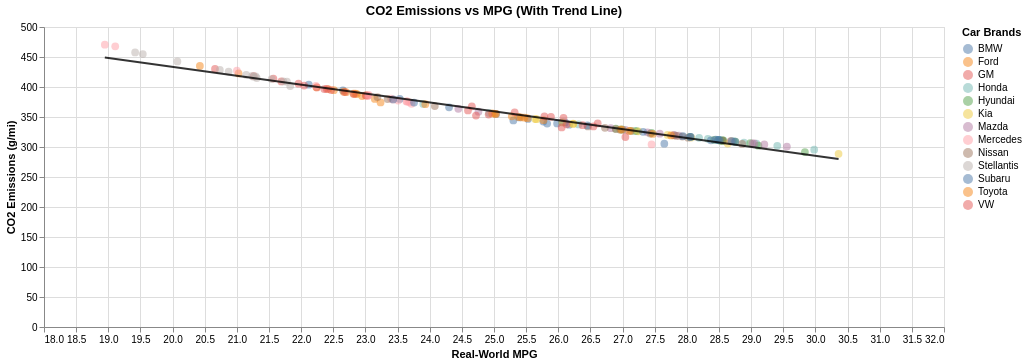

The notebook cell saved with this chart:
### Markdown cell above
#### Step 5: Adding Zoom and Finalizing the Chart  

🔹 Users can zoom in and out dynamically to focus on specific regions of the chart.  
🔹 The final chart integrates dropdown selection, tooltips, a trend line, and zooming for full interactivity.

### Code cell
zoom_selection = alt.selection_interval(bind='scales')

multi_layer_chart_interactive = (scatter + trend_line).properties(
    title="CO2 Emissions vs MPG (With Trend Line)",
    height=300,
    width=900
)

multi_layer_chart_interactive = multi_layer_chart_interactive.add_params(zoom_selection)

multi_layer_chart_interactive

### Figure 1 — Vega-Lite specification as saved in the notebook (floating-point values rounded to 4 significant figures; data arrays with more than 128 entries replaced by an {"elided": "..."} marker saying what was removed)
{"config": {"view": {"continuousWidth": 300, "continuousHeight": 300}}, "layer": [{"mark": {"type": "circle", "opacity": 0.5, "size": 60}, "encoding": {"color": {"field": "Manufacturer", "legend": {"title": "Car Brands"}, "title": "Car Brands", "type": "nominal"}, "tooltip": [{"field": "Manufacturer", "title": "Car Brand", "type": "nominal"}, {"field": "Real-World MPG", "format": ".3f", "title": "Real-World MPG", "type": "quantitative"}, {"field": "Real-World CO2 (g/mi)", "format": ".3f", "title": "CO2 Emissions (g/mi)", "type": "quantitative"}, {"field": "Weight (lbs)", "format": ".3f", "title": "Weight (lbs)", "type": "quantitative"}, {"field": "Horsepower (HP)", "format": ".3f", "title": "Horsepower (HP)", "type": "quantitative"}, {"field": "Footprint (sq. ft.)", "format": ".3f", "title": "Footprint (sq. ft.)", "type": "quantitative"}], "x": {"field": "Real-World MPG", "scale": {"domain": [18, 32]}, "title": "Real-World MPG", "type": "quantitative"}, "y": {"field": "Real-World CO2 (g/mi)", "title": "CO2 Emissions (g/mi)", "type": "quantitative"}}, "name": "view_1", "transform": [{"filter": "if((Manufacturer === 'All Brands'),true,(datum.Manufacturer === Manufacturer))"}]}, {"mark": {"type": "line", "color": "black", "opacity": 0.8}, "encoding": {"x": {"field": "Real-World MPG", "type": "quantitative"}, "y": {"field": "Real-World CO2 (g/mi)", "type": "quantitative"}}, "transform": [{"on": "Real-World MPG", "regression": "Real-World CO2 (g/mi)", "method": "linear"}]}], "data": {"name": "data-93115b9cb772d1f3ee9c5683324df419"}, "height": 300, "params": [{"name": "Manufacturer", "bind": {"input": "select", "options": ["All Brands", "BMW", "Ford", "GM", "Honda", "Hyundai", "Kia", "Mazda", "Mercedes", "Nissan", "Stellantis", "Subaru", "Toyota", "VW"], "name": "Select Brand: "}, "value": "All Brands"}, {"name": "param_1", "select": {"type": "interval"}, "bind": "scales", "views": ["view_1"]}], "title": "CO2 Emissions vs MPG (With Trend Line)", "width": 900, "$schema": "https://vega.github.io/schema/vega-lite/v5.8.0.json", "datasets": {"data-93115b9cb772d1f3ee9c5683324df419": {"elided": "182 records"}}}
